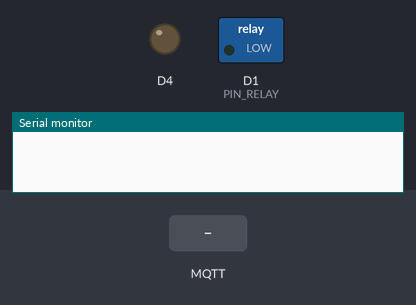
This program was run on a simulated ESP8266 (Wemos D1 mini). Parts: switched loads named in the program (green lamp = pin HIGH), output pins drawn as LEDs (lit = HIGH), the last lines printed to the serial monitor. Inputs (shaded band) come from the test bench. WiFi joins after 1.5 s; servers stay silent unless stated; no MQTT or app messages arrive unless stated.

Above: at 0.0 s.
At 2.7 s:
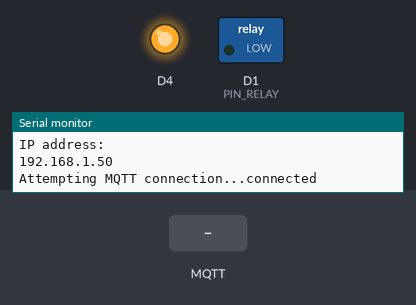
2.8 s: MQTT message "1" arrives on the first subscribed topic
At 3.8 s:
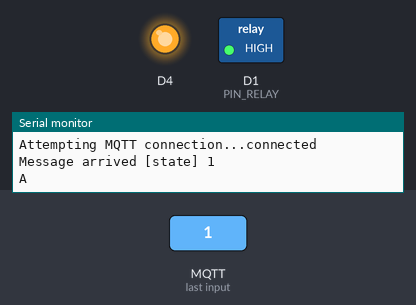
5.8 s: MQTT message "0" arrives on the first subscribed topic
7.3 s: MQTT message "on" arrives on the first subscribed topic
Timing chart, 0 to 16.3 s (numbered marks = the images above; inputs shaded):
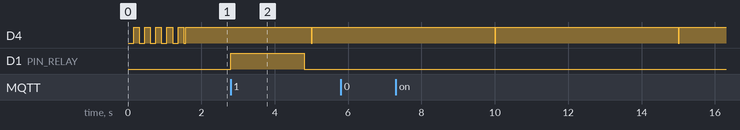

Measured:
- after the input at 2.8 s, D1 (PIN_RELAY): LOW → HIGH at once, → LOW 2.0 s later
- by itself, D4: alternates HIGH for 5.0 s and LOW for 0.02 s

The program:

main.cpp
```cpp
#include <ESP8266WiFi.h>
#include <PubSubClient.h>

// Update these with values suitable for your network.

const char* ssid = "SSID";
const char* password = "password";
const char* mqtt_server = "Ip";
const char* mqtt_identifier = "vrata";
const char* mqtt_password = "eyJhbGciOiJIUzUxMiIsInR5cCI6IkpXVCJ9.eyJtcXR0IjoidnJhdGEiLCJleHAiOjE2NTc0ODAxOTh9.teAZ-fBAmbXS2idTWcIajALoIcArhZ185AUYYidJtY9RwjRBYRxXykZVha801kbWAEuxK8I91FpC_rGKDFG5fw";

const int PIN_RELAY = D1;

WiFiClient espClient;
PubSubClient client(espClient);
unsigned long lastMsg = 0;
#define MSG_BUFFER_SIZE	(50)
char msg[MSG_BUFFER_SIZE];
int value = 0;
unsigned long turnoff = -1;

void setup_wifi() {

  delay(10);
  // We start by connecting to a WiFi network
  Serial.println();
  Serial.print("Connecting to ");
  Serial.println(ssid);

  WiFi.mode(WIFI_STA);
  WiFi.begin(ssid, password);

  bool led = true;
  while (WiFi.status() != WL_CONNECTED) {
    delay(150);
    digitalWrite(BUILTIN_LED, led ? HIGH : LOW);
    led = !led;
  }

  randomSeed(micros());

  Serial.println("");
  Serial.println("WiFi connected");
  Serial.println("IP address: ");
  Serial.println(WiFi.localIP());
}

void callback(char* topic, byte* payload, unsigned int length) {
  Serial.print("Message arrived [");
  Serial.print(topic);
  Serial.print("] ");
  for (int i = 0; i < length; i++) {
    Serial.print((char)payload[i]);
  }
  Serial.println();

  if ((char)payload[0] == '1')
  {
    digitalWrite(PIN_RELAY, HIGH);
      Serial.println("A");
    turnoff = millis() + 2000;
  }
  if ((char)payload[0] == '0')
  {
    digitalWrite(PIN_RELAY, LOW);
      Serial.println("B");
  }

//   // Switch on the LED if an 1 was received as first character
//   if ((char)payload[0] == '1') {
//     digitalWrite(BUILTIN_LED, LOW);   // Turn the LED on (Note that LOW is the voltage level
//     // but actually the LED is on; this is because
//     // it is active low on the ESP-01)
//   } else {
//     digitalWrite(BUILTIN_LED, HIGH);  // Turn the LED off by making the voltage HIGH
//   }

}

void reconnect() {
  // Loop until we're reconnected
  digitalWrite(BUILTIN_LED, LOW);
  while (!client.connected()) {
    Serial.print("Attempting MQTT connection...");
    // Attempt to connect
    if (client.connect(mqtt_identifier, mqtt_identifier, mqtt_password)) {
      Serial.println("connected");
      // Once connected, publish an announcement...
      client.publish("state", "hello world");
      // ... and resubscribe
      client.subscribe("state");
    } else {
      Serial.print("failed, rc=");
      Serial.print(client.state());
      Serial.println(" try again in 5 seconds");
      // Wait 5 seconds before retrying
      delay(5000);
    }
  }
}

void setup() {


  pinMode(BUILTIN_LED, OUTPUT);     // Initialize the BUILTIN_LED pin as an output
  pinMode(PIN_RELAY, OUTPUT);
  Serial.begin(9600);
  setup_wifi();
  client.setServer(mqtt_server, 1883);
  client.setCallback(callback);


}

void loop() {

  if (!client.connected()) {
    reconnect();
    client.publish("state", "0");
  }
  client.loop();

  unsigned long now = millis();
//   if (now - lastMsg > 2000) {
//     lastMsg = now;
//     ++value;
//     snprintf (msg, MSG_BUFFER_SIZE, "hello world #%ld", value);
//     Serial.print("Publish message: ");
//     Serial.println(msg);
//     client.publish("state", msg);
//   }
  if (now > turnoff && turnoff != -1)
  {
    digitalWrite(PIN_RELAY, LOW);
    turnoff = -1;
    client.publish("state", "0");
  }

  if (now % 5000 < 25)
    digitalWrite(BUILTIN_LED, LOW);
  else
    digitalWrite(BUILTIN_LED, HIGH);
}
```
